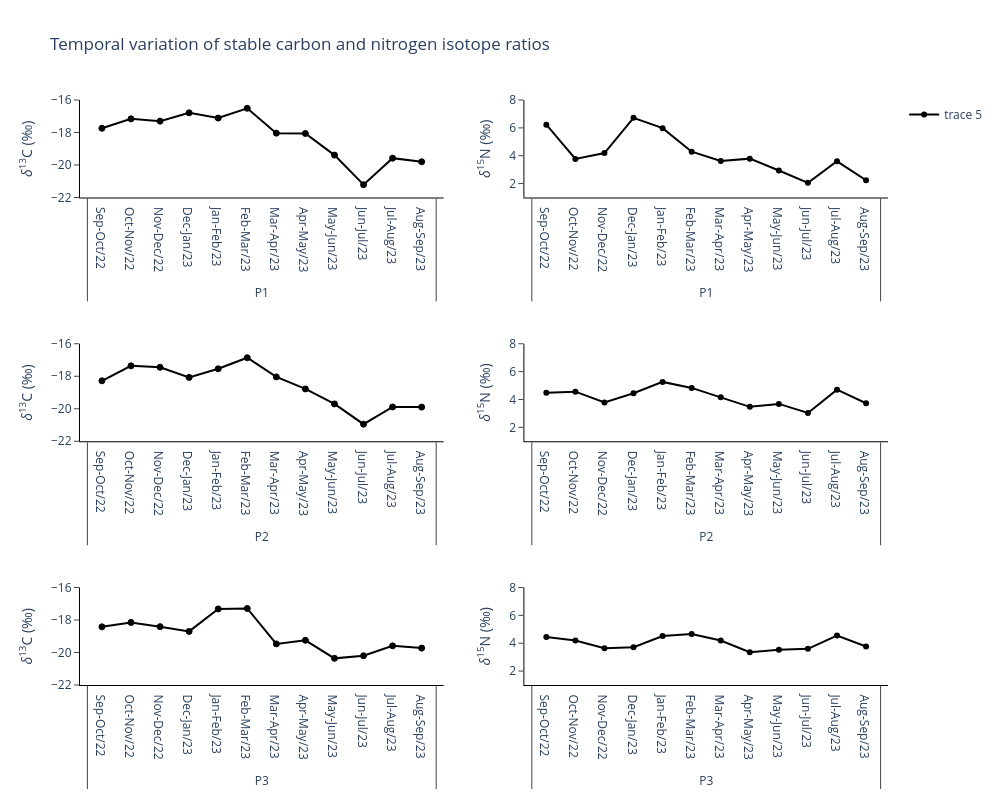

The notebook cell this image was saved under:
### Markdown cell above
<h4 style='text-align: justify; color: black;'><u>Figure 5</u> - Time series of stable carbon and nitrogen isotope ratios in trapped sediments collected from Tamandaré Reef Complex (sites P1, P2 and P3) betwenn September 2022 and September 2023.</h4>

### Code cell
isotope_ratios(p1, p2, p3)

### Figure 1 — Plotly figure (JSON) as saved in the notebook; plotly's stock layout.template omitted (floating-point values rounded to 4 significant figures)
{"data": [{"line": {"color": "#000000"}, "marker": {"line": {"color": "rgb(0,0,0)", "width": 1}}, "mode": "lines+markers", "showlegend": false, "type": "scatter", "x": [["P1", "P1", "P1", "P1", "P1", "P1", "P1", "P1", "P1", "P1", "P1", "P1"], ["Sep-Oct/22", "Oct-Nov/22", "Nov-Dec/22", "Dec-Jan/23", "Jan-Feb/23", "Feb-Mar/23", "Mar-Apr/23", "Apr-May/23", "May-Jun/23", "Jun-Jul/23", "Jul-Aug/23", "Aug-Sep/23"]], "xaxis": "x", "y": [-17.74, -17.16, -17.3, -16.79, -17.11, -16.51, -18.04, -18.06, -19.39, -21.21, -19.58, -19.8], "yaxis": "y"}, {"line": {"color": "#000000"}, "marker": {"line": {"color": "rgb(0,0,0)", "width": 1}}, "mode": "lines+markers", "showlegend": false, "type": "scatter", "x": [["P2", "P2", "P2", "P2", "P2", "P2", "P2", "P2", "P2", "P2", "P2", "P2"], ["Sep-Oct/22", "Oct-Nov/22", "Nov-Dec/22", "Dec-Jan/23", "Jan-Feb/23", "Feb-Mar/23", "Mar-Apr/23", "Apr-May/23", "May-Jun/23", "Jun-Jul/23", "Jul-Aug/23", "Aug-Sep/23"]], "xaxis": "x3", "y": [-18.28, -17.36, -17.45, -18.07, -17.54, -16.86, -18.04, -18.78, -19.7, -20.95, -19.89, -19.9], "yaxis": "y3"}, {"line": {"color": "#000000"}, "marker": {"line": {"color": "rgb(0,0,0)", "width": 1}}, "mode": "lines+markers", "showlegend": false, "type": "scatter", "x": [["P3", "P3", "P3", "P3", "P3", "P3", "P3", "P3", "P3", "P3", "P3", "P3"], ["Sep-Oct/22", "Oct-Nov/22", "Nov-Dec/22", "Dec-Jan/23", "Jan-Feb/23", "Feb-Mar/23", "Mar-Apr/23", "Apr-May/23", "May-Jun/23", "Jun-Jul/23", "Jul-Aug/23", "Aug-Sep/23"]], "xaxis": "x5", "y": [-18.42, -18.15, -18.41, -18.7, -17.32, -17.29, -19.47, -19.25, -20.36, -20.2, -19.59, -19.73], "yaxis": "y5"}, {"line": {"color": "#000000"}, "mode": "lines+markers", "showlegend": false, "type": "scatter", "x": [["P1", "P1", "P1", "P1", "P1", "P1", "P1", "P1", "P1", "P1", "P1", "P1"], ["Sep-Oct/22", "Oct-Nov/22", "Nov-Dec/22", "Dec-Jan/23", "Jan-Feb/23", "Feb-Mar/23", "Mar-Apr/23", "Apr-May/23", "May-Jun/23", "Jun-Jul/23", "Jul-Aug/23", "Aug-Sep/23"]], "xaxis": "x2", "y": [6.23, 3.77, 4.19, 6.72, 5.98, 4.29, 3.62, 3.79, 2.94, 2.05, 3.6, 2.24], "yaxis": "y2"}, {"line": {"color": "#000000"}, "mode": "lines+markers", "showlegend": false, "type": "scatter", "x": [["P2", "P2", "P2", "P2", "P2", "P2", "P2", "P2", "P2", "P2", "P2", "P2"], ["Sep-Oct/22", "Oct-Nov/22", "Nov-Dec/22", "Dec-Jan/23", "Jan-Feb/23", "Feb-Mar/23", "Mar-Apr/23", "Apr-May/23", "May-Jun/23", "Jun-Jul/23", "Jul-Aug/23", "Aug-Sep/23"]], "xaxis": "x4", "y": [4.49, 4.56, 3.79, 4.45, 5.26, 4.83, 4.15, 3.47, 3.68, 3.03, 4.7, 3.73], "yaxis": "y4"}, {"line": {"color": "#000000"}, "mode": "lines+markers", "showlegend": true, "type": "scatter", "x": [["P3", "P3", "P3", "P3", "P3", "P3", "P3", "P3", "P3", "P3", "P3", "P3"], ["Sep-Oct/22", "Oct-Nov/22", "Nov-Dec/22", "Dec-Jan/23", "Jan-Feb/23", "Feb-Mar/23", "Mar-Apr/23", "Apr-May/23", "May-Jun/23", "Jun-Jul/23", "Jul-Aug/23", "Aug-Sep/23"]], "xaxis": "x6", "y": [4.44, 4.2, 3.64, 3.71, 4.52, 4.66, 4.19, 3.35, 3.53, 3.6, 4.55, 3.76], "yaxis": "y6"}], "layout": {"height": 800, "plot_bgcolor": "white", "title": {"text": "Temporal variation of stable carbon and nitrogen isotope ratios"}, "width": 1000, "xaxis": {"anchor": "y", "domain": [0, 0.45], "linecolor": "black"}, "xaxis2": {"anchor": "y2", "domain": [0.55, 1], "linecolor": "black"}, "xaxis3": {"anchor": "y3", "domain": [0, 0.45], "linecolor": "black"}, "xaxis4": {"anchor": "y4", "domain": [0.55, 1], "linecolor": "black"}, "xaxis5": {"anchor": "y5", "domain": [0, 0.45], "linecolor": "black"}, "xaxis6": {"anchor": "y6", "domain": [0.55, 1], "linecolor": "black"}, "yaxis": {"anchor": "x", "domain": [0.8333, 1.0], "linecolor": "black", "range": [-22, -16], "ticks": "outside", "title": {"text": "<i>δ</i><sup>13</sup>C (‰)"}}, "yaxis2": {"anchor": "x2", "domain": [0.8333, 1.0], "linecolor": "black", "range": [1, 8], "ticks": "outside", "title": {"text": "<i>δ</i><sup>15</sup>N (‰)"}}, "yaxis3": {"anchor": "x3", "domain": [0.4167, 0.5833], "linecolor": "black", "range": [-22, -16], "ticks": "outside", "title": {"text": "<i>δ</i><sup>13</sup>C (‰)"}}, "yaxis4": {"anchor": "x4", "domain": [0.4167, 0.5833], "linecolor": "black", "range": [1, 8], "ticks": "outside", "title": {"text": "<i>δ</i><sup>15</sup>N (‰)"}}, "yaxis5": {"anchor": "x5", "domain": [0, 0.1667], "linecolor": "black", "range": [-22, -16], "ticks": "outside", "title": {"text": "<i>δ</i><sup>13</sup>C (‰)"}}, "yaxis6": {"anchor": "x6", "domain": [0, 0.1667], "linecolor": "black", "range": [1, 8], "ticks": "outside", "title": {"text": "<i>δ</i><sup>15</sup>N (‰)"}}}}
